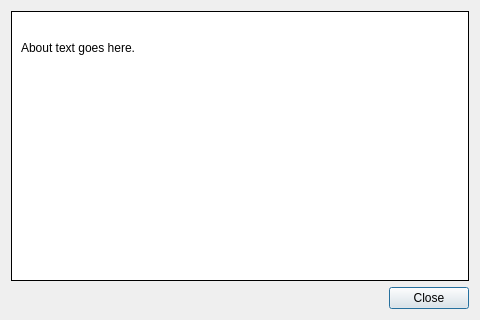
<?xml version="1.0" encoding="UTF-8"?>
<ui version="4.0">
 <class>Plugins::OpenSpeedShop::AboutDialog</class>
 <widget class="QDialog" name="Plugins::OpenSpeedShop::AboutDialog">
  <property name="geometry">
   <rect>
    <x>0</x>
    <y>0</y>
    <width>480</width>
    <height>320</height>
   </rect>
  </property>
  <property name="windowTitle">
   <string>About Open|SpeedShop</string>
  </property>
  <property name="windowIcon">
   <iconset resource="Resources/OpenSpeedShop.qrc">
    <normaloff>:/OpenSpeedShop/app.png</normaloff>:/OpenSpeedShop/app.png</iconset>
  </property>
  <property name="sizeGripEnabled">
   <bool>false</bool>
  </property>
  <property name="modal">
   <bool>true</bool>
  </property>
  <layout class="QVBoxLayout" name="verticalLayout_2">
   <item>
    <widget class="QFrame" name="frame">
     <property name="styleSheet">
      <string notr="true">background-color: rgb(255, 255, 255);</string>
     </property>
     <property name="frameShape">
      <enum>QFrame::Box</enum>
     </property>
     <layout class="QVBoxLayout" name="verticalLayout">
      <item>
       <widget class="QLabel" name="lblLogo">
        <property name="sizePolicy">
         <sizepolicy hsizetype="Preferred" vsizetype="Fixed">
          <horstretch>0</horstretch>
          <verstretch>0</verstretch>
         </sizepolicy>
        </property>
        <property name="text">
         <string/>
        </property>
        <property name="pixmap">
         <pixmap resource="Resources/OpenSpeedShop.qrc">:/OpenSpeedShop/logo_320.png</pixmap>
        </property>
        <property name="scaledContents">
         <bool>false</bool>
        </property>
        <property name="alignment">
         <set>Qt::AlignHCenter|Qt::AlignTop</set>
        </property>
        <property name="margin">
         <number>5</number>
        </property>
       </widget>
      </item>
      <item>
       <widget class="QLabel" name="lblAbout">
        <property name="sizePolicy">
         <sizepolicy hsizetype="Preferred" vsizetype="Expanding">
          <horstretch>0</horstretch>
          <verstretch>0</verstretch>
         </sizepolicy>
        </property>
        <property name="frameShape">
         <enum>QFrame::NoFrame</enum>
        </property>
        <property name="text">
         <string>About text goes here.</string>
        </property>
        <property name="alignment">
         <set>Qt::AlignLeading|Qt::AlignLeft|Qt::AlignTop</set>
        </property>
        <property name="wordWrap">
         <bool>true</bool>
        </property>
        <property name="margin">
         <number>5</number>
        </property>
        <property name="openExternalLinks">
         <bool>false</bool>
        </property>
       </widget>
      </item>
     </layout>
    </widget>
   </item>
   <item>
    <widget class="QDialogButtonBox" name="buttonBox">
     <property name="orientation">
      <enum>Qt::Horizontal</enum>
     </property>
     <property name="standardButtons">
      <set>QDialogButtonBox::Close</set>
     </property>
    </widget>
   </item>
  </layout>
 </widget>
 <resources>
  <include location="Resources/OpenSpeedShop.qrc"/>
 </resources>
 <connections>
  <connection>
   <sender>buttonBox</sender>
   <signal>accepted()</signal>
   <receiver>Plugins::OpenSpeedShop::AboutDialog</receiver>
   <slot>accept()</slot>
   <hints>
    <hint type="sourcelabel">
     <x>248</x>
     <y>254</y>
    </hint>
    <hint type="destinationlabel">
     <x>157</x>
     <y>274</y>
    </hint>
   </hints>
  </connection>
  <connection>
   <sender>buttonBox</sender>
   <signal>rejected()</signal>
   <receiver>Plugins::OpenSpeedShop::AboutDialog</receiver>
   <slot>reject()</slot>
   <hints>
    <hint type="sourcelabel">
     <x>316</x>
     <y>260</y>
    </hint>
    <hint type="destinationlabel">
     <x>286</x>
     <y>274</y>
    </hint>
   </hints>
  </connection>
 </connections>
</ui>
